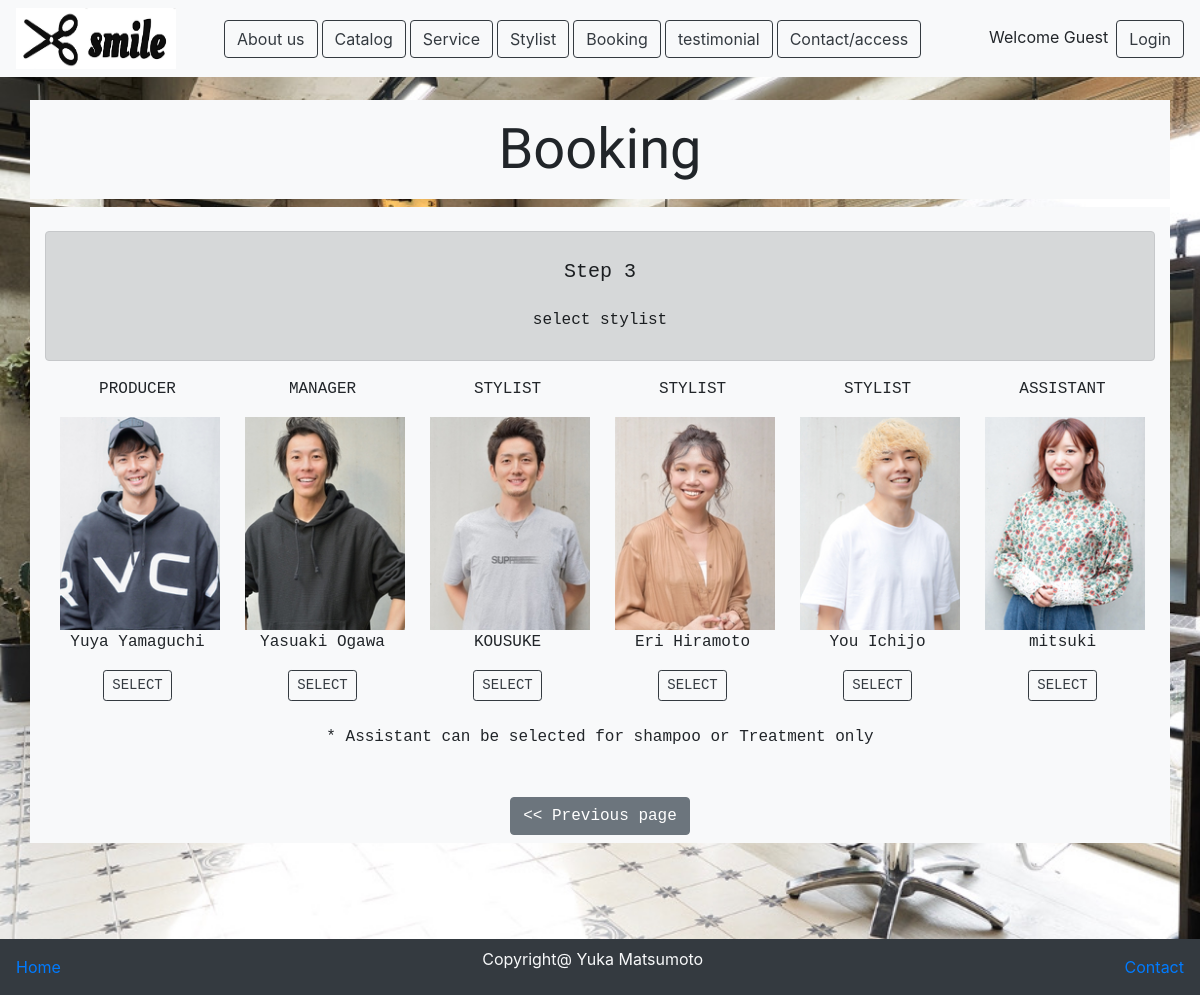
Before: /booking3.php with the older database file.
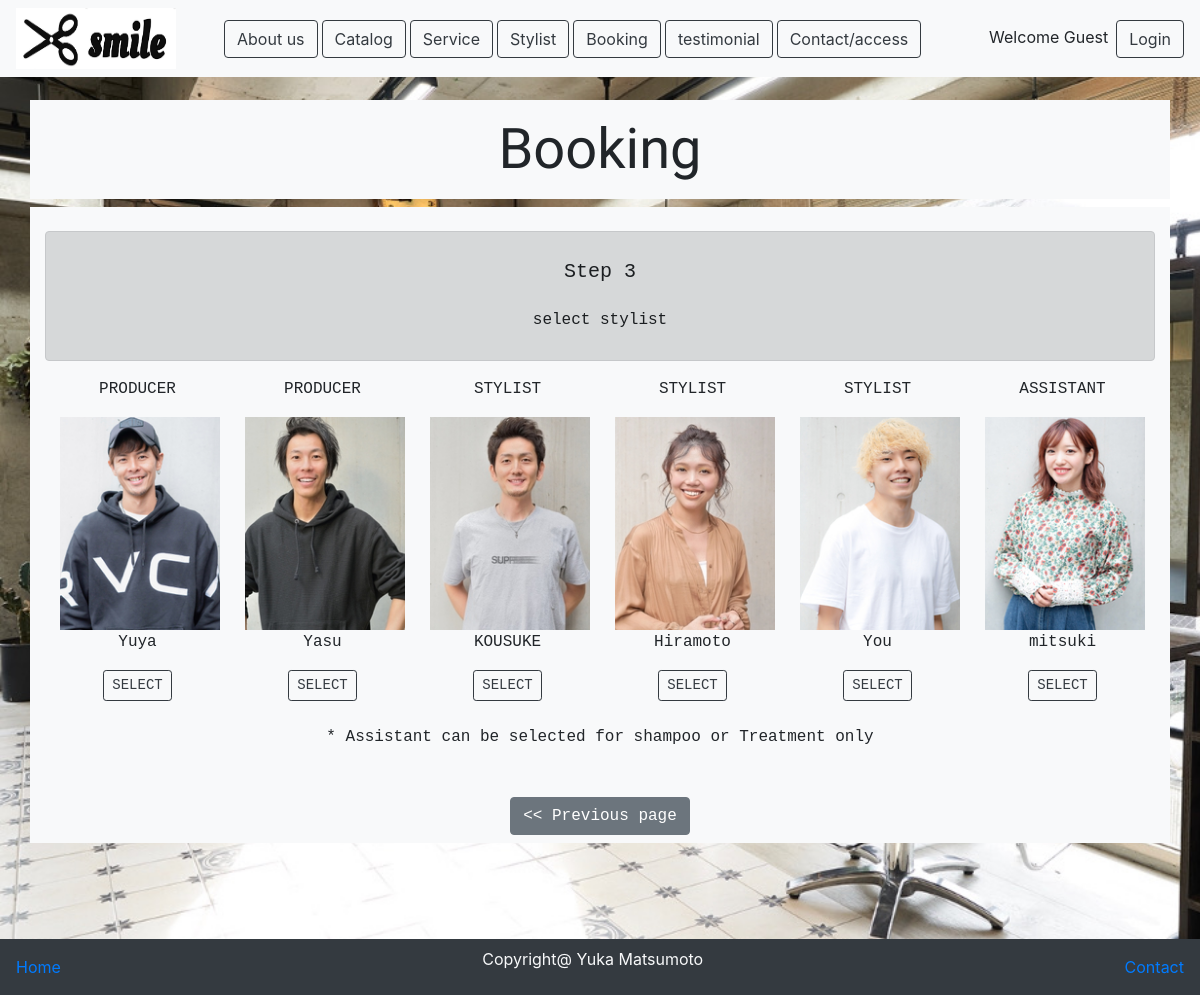
After: the same page with the newer database file.
### tables this page shows
CREATE TABLE `staff` (
  `staff_id` int(11) NOT NULL,
  `staff_name` varchar(30) NOT NULL,
  `position` varchar(100) NOT NULL,
  `staff_gender` varchar(10) NOT NULL,
  `staff_photo` varchar(100) NOT NULL,
  `staff_bio` varchar(100) NOT NULL
);

### classes/connection.php (called while the page is built, shortened)
<?php
class Connection{
    private $servername="localhost";
    private $username ="root";
    private $password ="root";
    private $db_name ="hairsalon";
    function __construct(){
        $this->conn = new mysqli($this->servername,$this->username,$this->password,$this->db_name);
        if($this->conn->connect_error){
            die('error connection to database'.$this->conn->connect_error);
        }else{
            return $this->conn;
        }
    }
}
?>

### hairsalonAction.php (called while the page is built, shortened)
<?php
include 'classes/Hairsalon.php';
$Hairsalon= new Hairsalon;
?>

### classes/Hairsalon.php (called while the page is built, shortened)
<?php
include 'connection.php';
class Hairsalon extends Connection{
function displayStaff(){
    $sql="SELECT * FROM staff ";
    $result=$this->conn->query($sql);
    if($result->num_rows>0){
        while($rows =$result->fetch_assoc()){
            $row[]=$rows;
        }
        return $row;
    }else{
        return FALSE;
    }
}
}
?>

### booking3.php (the view, shortened to what this page needs)
<?php
include 'userMenu.php';
$staffList=$Hairsalon->displayStaff();
?>
<!doctype html>
<html lang="en">
  <head>
    <link rel="stylesheet" href="https://stackpath.bootstrapcdn.com/bootstrap/4.3.1/css/bootstrap.min.css">
  </head>
  <body>
  <div class="container bg-light text-monospace text-center">
      <h5 class="display-4 p-3">Booking</h5>
  </div>
  <div class="container bg-light text-monospace text-center">
     <br>
      <div class="alert alert-dark">
          <h5 class="text-monospace p-3">Step 3</h4>
          <p class="text-monospace"> select stylist</p>
      </div>
      <div class="container">
          <div class="row">
              <?php
              foreach($staffList as $row){
                echo "<div class='col-lg-2'>";
                      echo "<p class='text-uppercase'>".$row['position']."</p>";
                      if(!empty($row['staff_photo'])){
                          $sphoto = $row['staff_photo'];
                          echo "<img src='upload/admin/$sphoto' alt='".$row['staff_name']."' class=' '>";
                      }else{
                          echo "<img src='asset/smile.jpg' alt='image printing' class='w-100'>";
                      }
                      echo " <p class='text-monospace'>";
                          echo $row['staff_name'];
                      echo "</p>";
                      echo "<div class='text-center'>";
                          echo "<form action='hairsalonAction.php' method='post'>";
                              echo "<button type='submit' name='addBooking3' class='btn btn-outline-dark btn-sm'>SELECT</button>";
                          echo "</form>";
                      echo " </div>";
                echo " </div>";
              }
              ?>
            </div>
            <div class="mt-4">
              <p>* Assistant can be selected for shampoo or Treatment only</p>
            </div>
      </div>
            <br>
      <div class="text-center">
          <form action="hairsalonAction.php" method="post">
            <button type="submit" name="reselect3" class="btn btn-secondary m-2"> << Previous page</button>
          </form>
      </div>
  </div>
    <br><br>
    <nav class="nav navbar bg-dark mt-5">
        <a href="dashboard.php" >Home</a>
        <p class="text-light">Copyright@ Yuka Matsumoto</p>
        <a href="contactpage.php">Contact</a>
    </nav>
  </body>
</html>

### userMenu.php (shortened to what this page needs)
<?php
include 'hairsalonAction.php';
$loginid=$_SESSION['loginid'];
$currentUser = $Hairsalon->getOneUser($loginid);
?>
<!doctype html>
<html lang="en">
  <head>
    <link rel="stylesheet" href="https://stackpath.bootstrapcdn.com/bootstrap/4.3.1/css/bootstrap.min.css">
</head>
  <body>
  <div class="container">
    <nav class="navbar navbar-expand fixed-top bg-light">
        <a href="dashboard.php" class="text-dark mr-5"><img src="asset/smile.jpg" alt="logo" id="logo"></a>
        <div class="text-left">
           <ul class="nav nav-bar">
                <li class="nav-item">
                    <a href="aboutUs.php" role="button" class="btn btn-outline-dark mr-1">About us</a>
                </li>
                <li class="nav-item">
                    <a href="hairCatalog.php" role="button" class="btn btn-outline-dark mr-1">Catalog</a>
                </li>
                <li class="nav-item">
                    <a href="service.php" role="button" class="btn btn-outline-dark mr-1">Service</a>
                </li>
                <li class="nav-item">
                    <a href="stylist.php" role="button" class="btn btn-outline-dark mr-1">Stylist</a>
                </li>
                <li class="nav-item">
                    <a href="booking.php" role="button" class="btn btn-outline-dark mr-1">Booking</a>
                </li>
                <li class="nav-item">
                    <a href="testimonial.php" role="button" class="btn btn-outline-dark mr-1">testimonial</a>
                </li>
                <li class="nav-item">
                    <a href="contactpage.php" role="button" class="btn btn-outline-dark mr-1">Contact/access</a>
                </li>
            </ul>
        </div>
        <div class="ml-auto">
            <ul class="nav nav-bar">
                <li class="nav-item">
                    <?php
                        if(!empty($_SESSION['loginid'])){
                            echo "Hello ".$currentUser['fname'] ;
                            echo "<a href='logout.php' role='button' class='btn btn-outline-dark ml-2'>Logout</a>";
                        }else{
                            echo "Welcome Guest";
                            echo "<a href='login.php' role='button' class='btn btn-outline-dark ml-2'>Login </a>";
                        }
                    ?>
                </li>
            </ul>
        </div>
    </nav>
</div>
  </body>
</html>

### userMenu.php (style rules this page uses)
body { height:150px; }
#logo { height:61px; }

### booking3.php (style rules this page uses)
body { margin-top:100px; background-image: url(asset/state.jpeg); background-repeat: no-repeat; background-attachment: fixed; background-size : cover; }
div h5 { font-family: 'Oleo Script', cursive; }
div img { width: 160px; height: 213px; }

Changed rows visible on the page:
changed staff: staff_name "Yuya Yamaguchi" → "Yuya"
changed staff: position "MANAGER" → "PRODUCER"; staff_name "Yasuaki Ogawa" → "Yasu"
changed staff: staff_name "Eri Hiramoto" → "Hiramoto"
changed staff: staff_name "You Ichijo" → "You"
